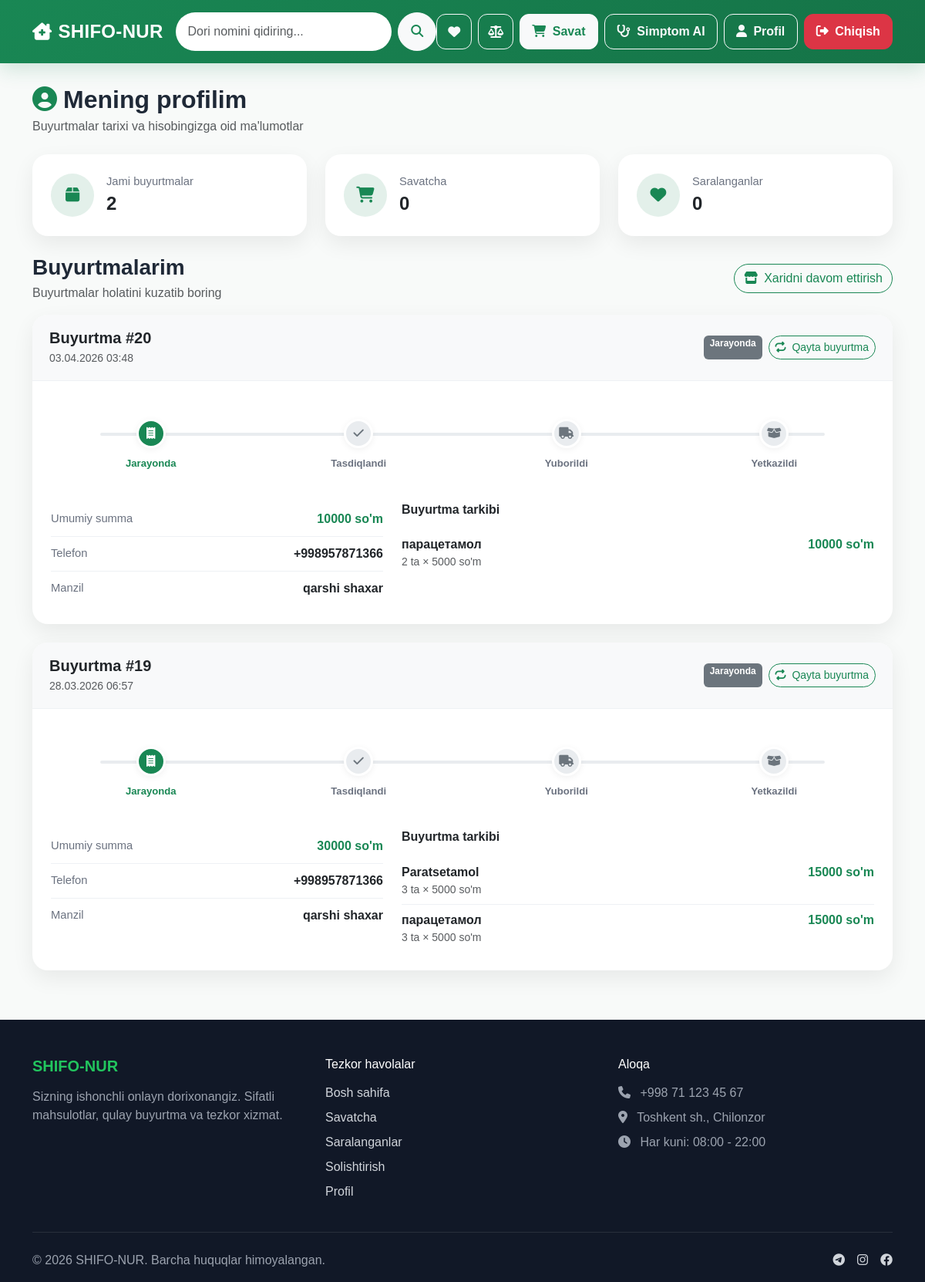
/profile/ (signed in), run on the app's committed database.
### asosiy/models.py (models this page shows, shortened)
class Buyurtma(models.Model):
    HOLAT_TANLOVLARI = [
        ("Jarayonda", "Jarayonda"),
        ("Tasdiqlandi", "Tasdiqlandi"),
        ("Yuborildi", "Yuborildi"),
        ("Yetkazildi", "Yetkazildi"),
        ("Bekor qilindi", "Bekor qilindi"),
    ]
    foydalanuvchi = models.ForeignKey(
        User,
        on_delete=models.CASCADE,
        related_name="buyurtmalar"
    )
    sana = models.DateTimeField(auto_now_add=True)
    jami_summa = models.PositiveIntegerField(default=0)
    manzil = models.CharField(max_length=255)
    tel_raqam = models.CharField(max_length=20, default="+998")
    holati = models.CharField(
        max_length=50,
        choices=HOLAT_TANLOVLARI,
        default="Jarayonda"
    )
    class Meta:
        verbose_name = "Buyurtma"
        verbose_name_plural = "Buyurtmalar"
        ordering = ["-sana"]

class BuyurtmaMahsulot(models.Model):
    buyurtma = models.ForeignKey(
        Buyurtma,
        on_delete=models.CASCADE,
        related_name="buyurtma_dorilari"
    )
    mahsulot = models.ForeignKey(
        Mahsulot,
        on_delete=models.CASCADE,
        related_name="buyurtma_mahsulotlari"
    )
    soni = models.PositiveIntegerField(validators=[MinValueValidator(1)])
    narxi = models.PositiveIntegerField()
    class Meta:
        verbose_name = "Buyurtma mahsuloti"
        verbose_name_plural = "Buyurtma mahsulotlari"
    @property
    def jami_narx(self):
        return self.soni * self.narxi

class Mahsulot(models.Model):
    kategoriya = models.ForeignKey(
        Kategoriya,
        on_delete=models.CASCADE,
        related_name="mahsulotlar",
        null=True,
        blank=True
    )
    nomi = models.CharField(max_length=200)
    slug = models.SlugField(max_length=220, blank=True)
    narxi = models.PositiveIntegerField(validators=[MinValueValidator(1000)])
    tavsif = models.TextField(blank=True)
    rasm = models.ImageField(upload_to="dorilar/")
    mavjud_soni = models.PositiveIntegerField(default=100)
    is_active = models.BooleanField(default=True)
    created_at = models.DateTimeField(auto_now_add=True)
    updated_at = models.DateTimeField(auto_now=True)
    class Meta:
        verbose_name = "Mahsulot"
        verbose_name_plural = "Mahsulotlar"
        ordering = ["-created_at"]

### asosiy/views.py (the view)
# urls.py: path('profile/', views.profile, name='profile'),
@login_required
def profile(request):
    buyurtmalar = (
        Buyurtma.objects.filter(foydalanuvchi=request.user)
        .prefetch_related("buyurtma_dorilari__mahsulot")
        .order_by("-sana")
    )
    savat_soni = Savatcha.objects.filter(foydalanuvchi=request.user).count()
    saralangan_soni = Saralangan.objects.filter(foydalanuvchi=request.user).count()
    context = {
        "buyurtmalar": buyurtmalar,
        "savat_soni": savat_soni,
        "saralangan_soni": saralangan_soni,
    }
    return render(request, "profile.html", context)

### asosiy/context_processors.py (called while the page is built)
def global_data(request):
    savat_soni = 0
    compare_soni = 0
    if request.user.is_authenticated:
        savat_soni = Savatcha.objects.filter(foydalanuvchi=request.user).count()
    compare_list = request.session.get("compare_list", [])
    compare_soni = len(compare_list)
    return {
        "savat_soni": savat_soni,
        "compare_soni": compare_soni,
    }

### asosiy/templates/profile.html (shortened to what this page needs)
{% extends 'base.html' %}
{% block content %}
<div class="mb-4">
<h2 class="section-title mb-1">
<i class="fas fa-user-circle me-2 text-success"></i>Mening profilim
</h2>
<p class="text-muted mb-0">
Buyurtmalar tarixi va hisobingizga oid ma'lumotlar
</p>
</div>
<div class="row g-4 mb-4">
<div class="col-md-4">
<div class="card profile-stat-card">
<div class="card-body d-flex gap-3 align-items-center p-4">
<div class="stat-icon">
<i class="fas fa-box"></i>
</div>
<div>
<div class="muted-label">Jami buyurtmalar</div>
<div class="fs-4 fw-bold">{{ buyurtmalar|length }}</div>
</div>
</div>
</div>
</div>
<div class="col-md-4">
<div class="card profile-stat-card">
<div class="card-body d-flex gap-3 align-items-center p-4">
<div class="stat-icon">
<i class="fas fa-cart-shopping"></i>
</div>
<div>
<div class="muted-label">Savatcha</div>
<div class="fs-4 fw-bold">{{ savat_soni }}</div>
</div>
</div>
</div>
</div>
<div class="col-md-4">
<div class="card profile-stat-card">
<div class="card-body d-flex gap-3 align-items-center p-4">
<div class="stat-icon">
<i class="fas fa-heart"></i>
</div>
<div>
<div class="muted-label">Saralanganlar</div>
<div class="fs-4 fw-bold">{{ saralangan_soni }}</div>
</div>
</div>
</div>
</div>
</div>
<div class="d-flex justify-content-between align-items-center mb-3 flex-wrap gap-2">
<div>
<h3 class="section-title mb-1">Buyurtmalarim</h3>
<p class="text-muted mb-0">
Buyurtmalar holatini kuzatib boring
</p>
</div>
<a href="{% url 'home' %}" class="btn btn-outline-success rounded-pill">
<i class="fas fa-store me-2"></i>Xaridni davom ettirish
</a>
</div>
{% for buyurtma in buyurtmalar %}
<div class="card order-card mb-4">
<div class="order-header d-flex justify-content-between align-items-center flex-wrap gap-2">
<div>
<h5 class="mb-1 fw-bold">
Buyurtma #{{ buyurtma.id }}
</h5>
<div class="text-muted small">
{{ buyurtma.sana|date:"d.m.Y H:i" }}
</div>
</div>
<div class="d-flex gap-2">
<span class="badge bg-secondary">
{{ buyurtma.holati }}
</span>
<a href="{% url 'reorder' buyurtma.id %}" class="btn btn-outline-success btn-sm rounded-pill">
<i class="fas fa-repeat me-1"></i> Qayta buyurtma
</a>
</div>
</div>
<div class="card-body p-4">
<ul class="timeline">
<li class="timeline-step {% if buyurtma.holati == 'Jarayonda' or buyurtma.holati == 'Tasdiqlandi' or buyurtma.holati == 'Yuborildi' or buyurtma.holati == 'Yetkazildi' %}active{% endif %}">
<div class="timeline-icon"><i class="fas fa-receipt"></i></div>
<div class="timeline-label">Jarayonda</div>
</li>
<li class="timeline-step {% if buyurtma.holati == 'Tasdiqlandi' or buyurtma.holati == 'Yuborildi' or buyurtma.holati == 'Yetkazildi' %}active{% endif %}">
<div class="timeline-icon"><i class="fas fa-check"></i></div>
<div class="timeline-label">Tasdiqlandi</div>
</li>
<li class="timeline-step {% if buyurtma.holati == 'Yuborildi' or buyurtma.holati == 'Yetkazildi' %}active{% endif %}">
<div class="timeline-icon"><i class="fas fa-truck"></i></div>
<div class="timeline-label">Yuborildi</div>
</li>
<li class="timeline-step {% if buyurtma.holati == 'Yetkazildi' %}active{% endif %}">
<div class="timeline-icon"><i class="fas fa-box-open"></i></div>
<div class="timeline-label">Yetkazildi</div>
</li>
</ul>
<div class="row g-4 mt-3">
<div class="col-lg-5">
<div class="info-row">
<span class="muted-label">Umumiy summa</span>
<span class="fw-bold text-success">{{ buyurtma.jami_summa }} so'm</span>
</div>
<div class="info-row">
<span class="muted-label">Telefon</span>
<span class="fw-semibold">{{ buyurtma.tel_raqam }}</span>
</div>
<div class="info-row">
<span class="muted-label">Manzil</span>
<span class="fw-semibold text-end">{{ buyurtma.manzil }}</span>
</div>
</div>
<div class="col-lg-7">
<h6 class="fw-bold mb-3">Buyurtma tarkibi</h6>
{% for item in buyurtma.buyurtma_dorilari.all %}
<div class="product-line py-2 d-flex justify-content-between gap-3">
<div>
<div class="fw-semibold">{{ item.mahsulot.nomi }}</div>
<div class="small text-muted">
{{ item.soni }} ta × {{ item.narxi }} so'm
</div>
</div>
<div class="fw-bold text-success text-end">
{{ item.jami_narx }} so'm
</div>
</div>
{% endfor %}
</div>
</div>
</div>
</div>
{% endfor %}
{% endblock %}

### asosiy/templates/base.html (style rules this page uses)
:root { --primary: #198754; --primary-dark: #146c43; --light-bg: #f8faf9; --card-radius: 18px; --shadow-sm: 0 6px 18px rgba(0, 0, 0, 0.06); --shadow-md: 0 10px 28px rgba(0, 0, 0, 0.10); }
html, body { height: 100%; }
body { background: var(--light-bg); font-family: Arial, Helvetica, sans-serif; color: #1f2937; min-height: 100vh; display: flex; flex-direction: column; }

### asosiy/templates/profile.html (style rules this page uses)
.profile-stat-card, .order-card, .empty-order-card { border:none; border-radius:20px; box-shadow:0 10px 28px rgba(0,0,0,0.07); overflow:hidden; }
.profile-stat-card { background:#fff; height:100%; }
.stat-icon { width:56px; height:56px; border-radius:50%; background:rgba(25,135,84,0.12); color:#198754; display:flex; align-items:center; justify-content:center; font-size:1.3rem; flex-shrink:0; }
.order-header { background:#f8f9fa; border-bottom:1px solid #eef1f4; padding:18px 22px; }
.section-title { font-weight:800; color:#1f2937; }
.muted-label { color:#6b7280; font-size:0.92rem; }
.info-row { display:flex; justify-content:space-between; align-items:start; gap:16px; padding:10px 0; }
.info-row + .info-row { border-top:1px solid #eef1f4; }
.product-line + .product-line { border-top:1px solid #eef1f4; }
.timeline { margin-top:25px; padding:0; list-style:none; display:flex; justify-content:space-between; gap:10px; position:relative; }
.timeline::before { content:""; position:absolute; top:18px; left:6%; right:6%; height:4px; background:#e9ecef; z-index:1; border-radius:999px; }
.timeline-step { position:relative; z-index:2; flex:1; text-align:center; }
.timeline-icon { width:38px; height:38px; border-radius:50%; margin:0 auto 10px; display:flex; align-items:center; justify-content:center; background:#e9ecef; color:#6c757d; font-size:0.95rem; border:3px solid #fff; box-shadow:0 2px 8px rgba(0,0,0,0.06); }
.timeline-label { font-size:0.82rem; color:#6b7280; font-weight:600; }
.timeline-step.active .timeline-icon { background:#198754; color:#fff; }
.timeline-step.active .timeline-label { color:#198754; }

### data on the page
Buyurtma: id "20", sana "03.04.2026 03:48", holati "Jarayonda", jami_summa "10000", tel_raqam "+998957871366", manzil "qarshi shaxar"
BuyurtmaMahsulot: mahsulot.nomi "парацетамол", soni "2", narxi "5000", jami_narx "10000"
Buyurtma: id "19", sana "28.03.2026 06:57", holati "Jarayonda", jami_summa "30000", tel_raqam "+998957871366", manzil "qarshi shaxar"
BuyurtmaMahsulot: mahsulot.nomi "Paratsetamol", soni "3", narxi "5000", jami_narx "15000"
BuyurtmaMahsulot: mahsulot.nomi "парацетамол", soni "3", narxi "5000", jami_narx "15000"

### other printed values
{{ buyurtmalar|length }} "2"
{{ savat_soni }} "0"
{{ saralangan_soni }} "0"
